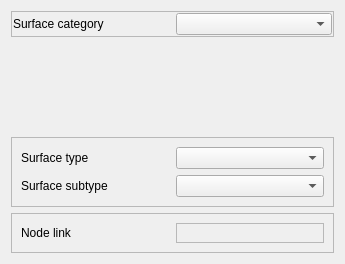
<?xml version="1.0" encoding="UTF-8"?>
<ui version="4.0">
 <class>Form_base3</class>
 <widget class="QWidget" name="Form_base3">
  <property name="geometry">
   <rect>
    <x>0</x>
    <y>0</y>
    <width>345</width>
    <height>264</height>
   </rect>
  </property>
  <property name="windowTitle">
   <string>Form</string>
  </property>
  <layout class="QVBoxLayout" name="verticalLayout_2">
   <item>
    <widget class="QFrame" name="frame_3">
     <property name="frameShape">
      <enum>QFrame::StyledPanel</enum>
     </property>
     <property name="frameShadow">
      <enum>QFrame::Raised</enum>
     </property>
     <layout class="QGridLayout" name="gridLayout">
      <property name="leftMargin">
       <number>1</number>
      </property>
      <property name="topMargin">
       <number>1</number>
      </property>
      <property name="rightMargin">
       <number>1</number>
      </property>
      <property name="bottomMargin">
       <number>1</number>
      </property>
      <item row="0" column="0">
       <widget class="QLabel" name="label_5">
        <property name="text">
         <string>Surface category</string>
        </property>
       </widget>
      </item>
      <item row="0" column="1">
       <widget class="QComboBox" name="comboBox_category"/>
      </item>
     </layout>
    </widget>
   </item>
   <item>
    <widget class="QStackedWidget" name="stackedWidget_surfcategory">
     <property name="currentIndex">
      <number>0</number>
     </property>
     <widget class="QWidget" name="page"/>
     <widget class="QWidget" name="page_2"/>
    </widget>
   </item>
   <item>
    <widget class="QFrame" name="frame">
     <property name="frameShape">
      <enum>QFrame::StyledPanel</enum>
     </property>
     <property name="frameShadow">
      <enum>QFrame::Raised</enum>
     </property>
     <layout class="QGridLayout" name="gridLayout_3">
      <item row="0" column="0">
       <widget class="QLabel" name="label">
        <property name="text">
         <string>Surface type</string>
        </property>
       </widget>
      </item>
      <item row="0" column="1">
       <widget class="QComboBox" name="comboBox_type"/>
      </item>
      <item row="1" column="0">
       <widget class="QLabel" name="label_3">
        <property name="text">
         <string>Surface subtype</string>
        </property>
       </widget>
      </item>
      <item row="1" column="1">
       <widget class="QComboBox" name="comboBox_subtype"/>
      </item>
     </layout>
    </widget>
   </item>
   <item>
    <widget class="QFrame" name="frame_2">
     <property name="frameShape">
      <enum>QFrame::StyledPanel</enum>
     </property>
     <property name="frameShadow">
      <enum>QFrame::Raised</enum>
     </property>
     <layout class="QGridLayout" name="gridLayout_4">
      <item row="0" column="0">
       <widget class="QLabel" name="label_2">
        <property name="text">
         <string>Node link</string>
        </property>
       </widget>
      </item>
      <item row="0" column="1">
       <widget class="QFrame" name="frame_node">
        <property name="frameShape">
         <enum>QFrame::StyledPanel</enum>
        </property>
        <property name="frameShadow">
         <enum>QFrame::Raised</enum>
        </property>
        <layout class="QVBoxLayout" name="verticalLayout"/>
       </widget>
      </item>
     </layout>
    </widget>
   </item>
  </layout>
 </widget>
 <resources/>
 <connections/>
</ui>
